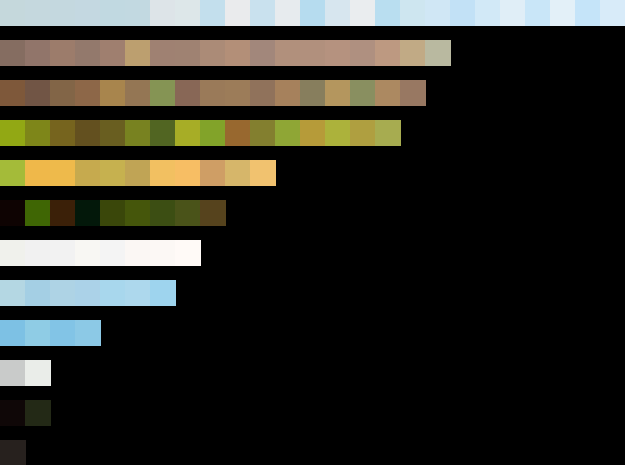
#> input picture colour_map.png, 625 x 465 px, given in place of 12.jpg, which was not available
$ python dc_dynamic_kmeans.py   (older library calls are emulated)
#> lines starting #> are read from the running program, lines starting #| are printed output that depends on the picture; long printed decimals are rounded; pictures that were not available may be replaced by others from this repository, and a replacement may not be noted
### _util.py
import cv2
import math
import numpy as np
import numpy.linalg as la
import imutils
import itertools
import glob
import json
import os
from sklearn.cluster import KMeans
from skimage import exposure
from timeit import default_timer as timer
from skimage.morphology import skeletonize
import matplotlib.pyplot as plt

from mpl_toolkits.mplot3d import Axes3D
import scipy.misc
import skimage.transform
import skimage.color
# import _util

CONST_WIDTH = 300

# [88 lines left out: functions log, dog, quantize, quantize_channels, hue_quantize, darken and 3 more, not called in this run]

def colour_blocks_by_dilation(src, shape=cv2.MORPH_ELLIPSE, kernel=(15,15), iterations=1):
	return cv2.dilate(src.copy(), cv2.getStructuringElement(shape, kernel), iterations=iterations)

def colour_blocks_by_erosion(src, shape=cv2.MORPH_ELLIPSE, kernel=(15,15), iterations=1):
	return cv2.erode(src.copy(), cv2.getStructuringElement(shape, kernel), iterations=iterations)

# [7 lines left out: function colour_simplify, not called in this run]

def count_colours(src):
	unique, counts = np.unique(src.reshape(-1, src.shape[-1]), axis=0, return_counts=True)
	return counts.size

def change_colour_space(bgr_colour, colour_space):
	m = np.full((1, 1, 3), bgr_colour, dtype='uint8')
	m = cv2.cvtColor(m, colour_space)
	return (int(m[0,0][0]), int(m[0,0][1]), int(m[0,0][2]))

# [26 lines left out: functions get_mode, get_lab_distance, not called in this run]

def get_hsv_distance(hsv1, hsv2):
	return 1

def round_to(val, round_to=1):
	return int(round_to * round(val/round_to))

# [83 lines left out: functions vector_angle, rotate, rotate_rect, mask_poly, mask_poly_cv2, visualise_segment_labels_colour and 1 more, not called in this run]

# def visualise_segment_labels(segments):
# 	return cv2.equalizeHist(segments)

def kmeans(src, n_clusers=7):
	# TODO: sort from most frequent to least frequent. See this for how: https://www.pyimagesearch.com/2014/05/26/opencv-python-k-means-color-clustering/
	src = src.reshape((src.shape[0] * src.shape[1], 3))
	clt = KMeans(n_clusters=n_clusers)
	clt.fit(src)
	return clt.cluster_centers_

def mean_shift(src):
	return cv2.pyrMeanShiftFiltering(src, 30, 30, 3)

def gen_permutations(x):
	return itertools.product(*x)

# [18 lines left out: function dict_permutations, not called in this run]

def build_colour_swatch(colours, dim=25, per_row=25):
	per_row = len(colours) if per_row > len(colours) else per_row
	swatch = np.zeros((math.ceil(len(colours)/per_row)*dim, dim*per_row, 3), dtype='uint8')
	x = 0
	y = 0
	for colour in colours:
		print('888')
		print(colour)
		cv2.rectangle(swatch, (x,y), (x+dim,y+dim), np.array(colour).tolist(), -1)
		x+=dim
		if x % (dim*per_row) == 0:
			y += dim
			x = 0

	return swatch

def build_colour_swatches(colour_lists, dim=25, per_row=25):
	per_rows = []
	offset = 15
	width = 0
	height = -offset
	x = 0
	y = 0

	biggest = max([len(x) for x in colour_lists])
	per_row = biggest if biggest < per_row else per_row
	width = dim*per_row

	for col_list in colour_lists:
		height += (math.ceil(len(col_list)/per_row) * dim) + offset

	swatch = np.zeros((height, width, 3), dtype='uint8')
	# cv2.rectangle(swatch, (0,0), (width,y), (0,255,0), -1)
	for col_list in colour_lists:
		for colour in col_list:
			cv2.rectangle(swatch, (x,y), (x+dim,y+dim), (int(colour[0]), int(colour[1]), int(colour[2])), -1)
			x+=dim
			if x % (dim*per_row) == 0:
				y += dim
				x = 0
		if x > 0:
			y += dim
		y += offset
		x = 0
		# cv2.rectangle(swatch, (0,y-offset), (width,y), (0,255,0), -1)

	return swatch

# [47 lines left out: functions simplify_to_cells, remove_outliers, skeletonise, not called in this run]

def time_func(func, *args, **kwargs):
	start = timer()
	res = func(*args, **kwargs)
	end = timer()
	return (res, end - start) # Time in seconds, e.g. 5.38091952400282

# [158 lines left out: functions rename_imgs, change_img_type, pad_mat, strt_end_gen, strt_end_centre_gen, centre_out_gen and 3 more, not called in this run]

def preprocess(src, options):
	if 'const_width' in options and int(options['const_width']) > 0:
		src = imutils.resize(src, width=options['const_width'])
	if 'simplify_to_cells' in options and options['simplify_to_cells']:
		src = simplify_to_cells(src)
	if 'blur' in options and sum(options['blur']) > 0:
		src = cv2.GaussianBlur(src, options['blur'], 0)
	if 'median_blur' in options and int(options['median_blur']) > 0:
		src = cv2.medianBlur(src, options['median_blur'])
	if 'mean_blur' in options and sum(options['mean_blur']) > 0:
		src = cv2.blur(src, options['mean_blur'])
	if 'darken' in options and options['darken']:
		src = darken(src)
	if 'normalise_contrast' in options and options['normalise_contrast']:
		src = normalise_contrast(src)
	if 'hue_quantize' in options and int(options['hue_quantize']) > 0:
		src = hue_quantize(src, n_bins=options['hue_quantize'])
	if 'colour_space' in options and options['colour_space']:
		src = cv2.cvtColor(src, options['colour_space'])
	if 'quantize' in options and int(options['quantize']) > 0:
		src = quantize(src, n_bins=options['quantize'])
	return src

class GroundTruthEle:
	# [16 lines left out: functions __init__, add_result, not called in this run]

	def __json__(self):
		return self.__dict__
	def __repr__(self):
		return str(self.__dict__)
	def __str__(self):
		return str(self.__dict__)

class _UtilEncoder(json.JSONEncoder):
	# [23 lines left out: functions default, _UtilDecoder, main, not called in this run]

# [2 lines that do not run on import are left out]

### dc_dynamic_kmeans.py
"""
How's it work?

The benefit of this algorithm opposed to normal K-Means is we don't need to
specify X number of clusters to find.

Instead we...

For each data point x:
	- If no clusters exist yet:
		- x becomes a cluster
		- continue to next data point

	- Find x's euclidean/etc. distance to each cluster; closest cluster is c
	- If distance between x and c is within a tolerance t:
		- x is assigned to cluser c
		- update c cluster centre now that its data-set has changed.
	- Else:
		- x becomes a new cluster

Applications:

- Find the dominant colour's in an image.

"""

import cv2
import numpy as np
import numpy.linalg as la
import imutils
import math
from scipy.spatial.distance import cdist, euclidean
from sklearn.metrics import pairwise
from mpl_toolkits.mplot3d import Axes3D  # noqa: F401 unused import
import matplotlib.pyplot as plt
import sys
sys.path.append('../../algorithms')
import _util

np.set_printoptions(precision=3, threshold=np.inf, linewidth=np.inf, suppress=True)

CONST_WIDTH = 300

# Variability:
# Allow ignore of any channel (not just channel 0). That way we can consider Hue (0) and Saturation (1) only and not channel 2 (Value)
# Update interval logic; update when total size % x == 0 or only when this.cluster.size % x == 0
# Update sum_dists after every added colour or only when we create a new cluster
# Use a different method to find the cluster centroid (not mean or median)
# Use different cluster distance measure (not euclidean but chi^2, manhattan, cosine dist, etc.)

class DynamicKMeans:
	def __init__(self, compare_cspace=cv2.COLOR_BGR2LAB, ignore_luminocity_channel=False, seed_max_dist=75, max_dist_ratio=0.95, cluster_update_interval=1, measure=np.median, **kwargs):
		self.compare_cspace = compare_cspace
		self.clusters = []
		self.colour_map = []
		self.n_colours = 0
		self.dists_sum = 0
		self.max_dist = seed_max_dist
		self.max_dist_ratio = max_dist_ratio
		self.ignore_luminocity_channel = ignore_luminocity_channel
		self.cluster_update_interval = cluster_update_interval
		self.measure = measure
		self.total_size = 0

	def update_cluster(self, cluster_index):
		# TODO: how to find the centroid of a series of colours faster
		ccolours = [_util.change_colour_space(c, self.compare_cspace) for c in self.colour_map[cluster_index]]
		measure = self.measure(ccolours, axis=0)
		if self.ignore_luminocity_channel:
			measure = measure[1:]
		self.clusters[cluster_index] = measure

	def add(self, colour):
		ccolour = _util.change_colour_space(colour, self.compare_cspace)
		if self.ignore_luminocity_channel:
			ccolour = ccolour[1:]
		if len(self.clusters) <= 0:
			self.clusters.append(ccolour)
			self.colour_map.append( [colour] )
			self.n_colours = 1
			return

		ccolours = [ccolour for i in range(len(self.clusters))]
		# dists = cdist([ccolour], self.clusters) #, 'euclidean')
		dists = [euclidean(ccolour, c) for c in self.clusters]
		argmin = np.argmin(dists)
		dist = dists[argmin]

		# if this colour's distance to it's most similar cluster is within tolerance: add this colour to that cluster.
		if dist <= self.max_dist:
			# cluster = self.clusters[argmin]
			self.colour_map[argmin].append(colour)

			# update cluster centre
			# if len(self.colour_map[argmin]) % self.cluster_update_interval == 0:
			# if self.n_colours % self.cluster_update_interval == 0:
				# self.update_cluster(argmin)
		else:
			# This colour becomes a new cluster centre.
			self.clusters.append(ccolour)
			self.colour_map.append( [colour] )
			self.dists_sum += dist
			self.n_colours += 1
			self.max_dist = self.dists_sum / self.n_colours * self.max_dist_ratio
			# self.max_dist = self.dists_sum / len(self.clusters) * self.max_dist_ratio

		# self.dists_sum += dist
		# self.n_colours += 1
		self.total_size += 1
		# self.max_dist = self.dists_sum / self.n_colours * 3
		if self.total_size % self.cluster_update_interval == 0:
			for i in range(len(self.clusters)):
				self.update_cluster(i)

	def get_clusters(self):
		clusters = [self.measure(c, axis=0) for c in self.colour_map]
		return clusters

	def display(self, title='colour_map', sort=False, dim=25, per_row=25, to_file=False):
		colour_lists = sorted(self.colour_map, key=len, reverse=True)
		if sort:
			# colour_lists = [np.sort(l, axis=0) for l in colour_lists]
			colour_lists = [sorted(l) for l in colour_lists]
		swatch = _util.build_colour_swatches(colour_lists, dim, per_row)
		cv2.imshow(title, swatch)
		if to_file:
			cv2.imwrite(title+'.png', swatch)
		return swatch

	def plot_data(self):
		fig = plt.figure()
		ax = fig.add_subplot(111, projection='3d')
		ax.set_xlim3d(0, 255)
		ax.set_ylim3d(0, 255)
		ax.set_zlim3d(0, 255)

		for c_list in self.colour_map:
			c_list = [_util.change_colour_space(c, self.compare_cspace) for c in c_list]
			x = [c[0] for c in c_list]
			y = [c[1] for c in c_list]
			z = [c[2] for c in c_list]
			ax.scatter(x, y, z, marker='o', c=np.random.rand(3,))
			# plt.plot(c_list, c=np.random.rand(3,))

		for cluster_centre in self.get_clusters():
			cluster_centre = _util.change_colour_space(cluster_centre, self.compare_cspace)
			ax.scatter([cluster_centre[0]], [cluster_centre[1]], [cluster_centre[2]], s=200, marker='^', c=np.random.rand(3,))

		plt.show() #block=False)

def get_dominant_colours(src, process_opts, **kwargs):
	src = _util.preprocess(src, process_opts)

	if not 'sample' in process_opts:
		process_opts['sample'] = 1000

	colours = src.reshape(-1,3)
	colours = colours[::process_opts['sample']]
	dkmeans = DynamicKMeans(**process_opts)

	for i,col in enumerate(colours):
		dkmeans.add((int(col[0]), int(col[1]), int(col[2])))
		# if 'debug' in process_opts and process_opts['debug'] == True:
		# 	dkmeans.plot_data()

	# NEW ALGORITHM: at this point we have found the correct number of clusters
	# But each cluster has outliers - colours that should be part of a different
	# cluster.
	# So for each cluster: calculate the median dist of all colours to the cluster
	# centre AND/OR find the outliers that are too far from the cluster orbit.
	# For these outliers: either put them in a different cluster or throw away

	if 'debug' in process_opts and process_opts['debug'] == True:
		dkmeans.display(sort=True, to_file=False)
		dkmeans.plot_data()

	return dkmeans.get_clusters()

if __name__ == "__main__":
	src = cv2.imread('../../images/12.jpg')
#> src is the input picture: shape (465, 625, 3); mean B, G, R 36.5, 44.3, 44.9
	src = imutils.resize(src, width=CONST_WIDTH)
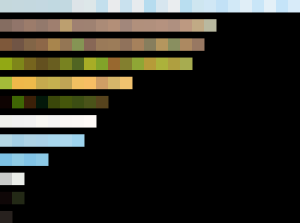
#> src: shape (223, 300, 3); mean B, G, R 36.5, 44.3, 44.9

	# opts = { 'const_width': 360, 'ignore_luminocity_channel': False, 'seed_max_dist': 21, 'max_dist_ratio': 1.5500000000000003, 'cluster_update_interval': 61 }
	opts = {'debug': True, 'sample': 100, 'cluster_update_interval': 3, 'measure': np.median } #, 'seed_max_dist':5, 'max_dist_ratio':0.95}

	dominant_colours, timer = _util.time_func( get_dominant_colours, src, opts )
#> in get_dominant_colours, `colours = colours[::process_opts['sample']]`: colours = 669 rows, first 8: [220, 216, 197], [237, 223, 195], [240, 230, 206], [220, 216, 197], [237, 223, 195], [240, 230, 206], [220, 216, 197], [237, 223, 195]
#> the loop in get_dominant_colours, `for i,col in enumerate(colours):` made 669 passes
#> col on passes 35 to 37: [237, 223, 195], [240, 230, 206], [103, 101, 92]
#> in display, `cv2.imshow(title, swatch)`:
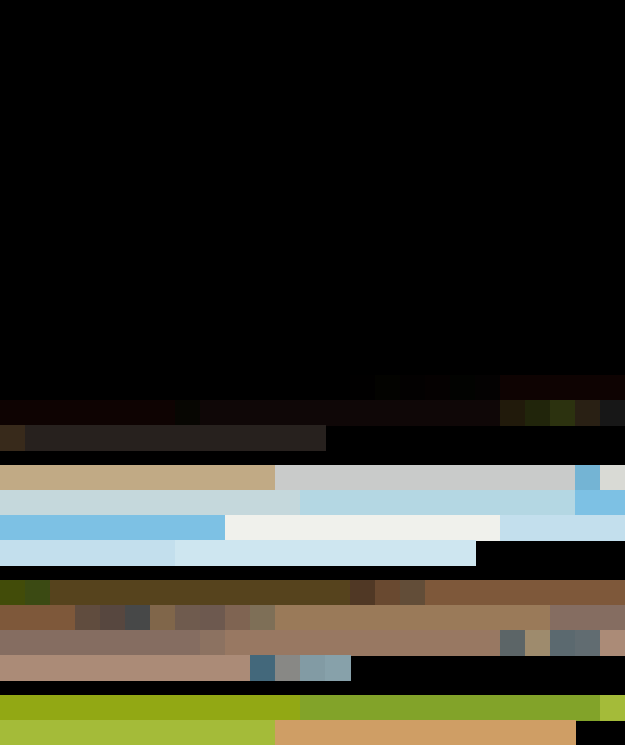
#> window 'colour_map': shape (745, 625, 3); mean B, G, R 41.9, 51.7, 52
#> in plot_data, `plt.show()`:
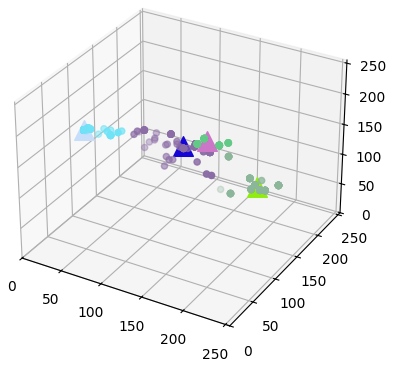
#> figure drawn by matplotlib, 1 panel
	kmeans_dc, kmeans_timer = _util.time_func( _util.kmeans, np.array([src.reshape(-1,3)[::opts['sample']]]), n_clusers=len(dominant_colours))

	print('Execution: {} seconds'.format(timer))
#| Execution: 1.615 seconds
	print('Execution: {} seconds'.format(kmeans_timer))
#| Execution: 0.01426 seconds

	cv2.imshow('src', src)
	cv2.imshow('dominant colours', _util.build_colour_swatch(dominant_colours, 30, 30))
#> in build_colour_swatch, `swatch = np.zeros((math.ceil(len(colours)/per_row)*dim, dim*per_row, 3..`: swatch: shape (30, 120, 3); every value is 0
#> the loop in build_colour_swatch, `for colour in colours:` made 4 passes
#> colour on passes 1 to 4: [227, 216, 197], [89, 109, 133], [0, 0, 0], [49, 165.5, 155]
#| 888
#| [227. 216. 197.]
#| 888
#| [ 89. 109. 133.]
#| 888
#| [0. 0. 0.]
#| 888
#| [ 49.  165.5 155. ]
#> after the loop in build_colour_swatch, `for colour in colours:`:
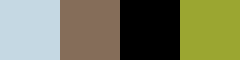
#> swatch: shape (30, 120, 3) (shown 2 times larger); mean of channels 0, 1, 2 91.2, 122.8, 121.2; drawn as B, G, R
	cv2.imshow('kmeans', _util.build_colour_swatch(kmeans_dc, 30, 30))
#> call 2 of build_colour_swatch, with colours = array of shape (4, 3), dim = 30, per_row = 30
#> the loop in build_colour_swatch (call 2), `for colour in colours:` made 4 passes
#> colour on passes 1 to 4: [100.8, 144.1, 166.5], [1.33, 1.69, 2.45], [226.7, 216.9, 191.8], [45.84, 113, 114.7]
#| 888
#| [100.774 144.107 166.476]
#| 888
#| [1.329 1.694 2.445]
#| 888
#| [226.675 216.88  191.759]
#| 888
#| [ 45.844 112.969 114.687]
#> after the loop in build_colour_swatch (call 2), `for colour in colours:`:
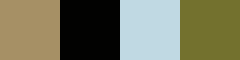
#> swatch: shape (30, 120, 3) (shown 2 times larger); mean of channels 0, 1, 2 93.8, 119, 118.8; drawn as B, G, R
	cv2.waitKey(0)
